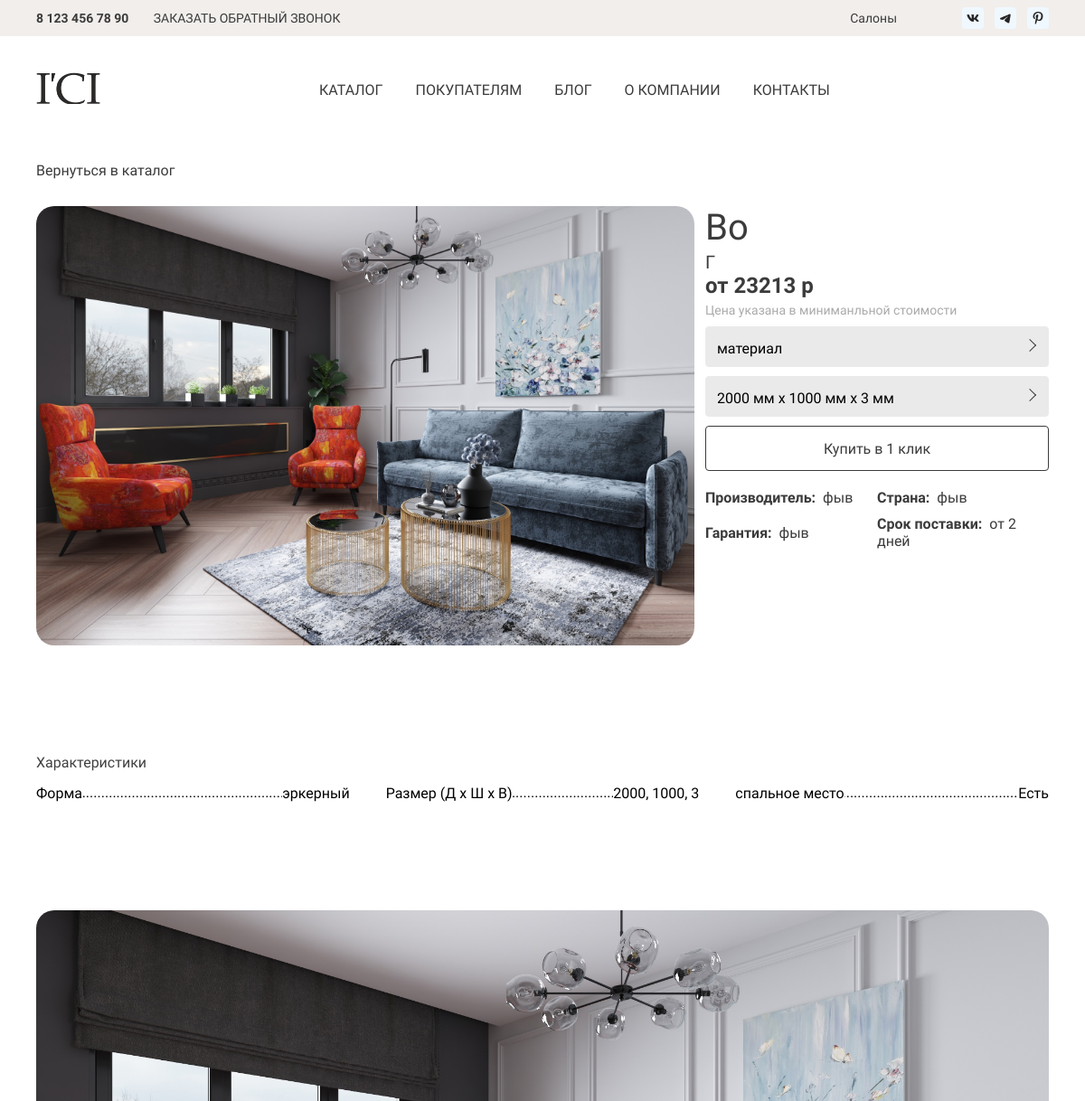
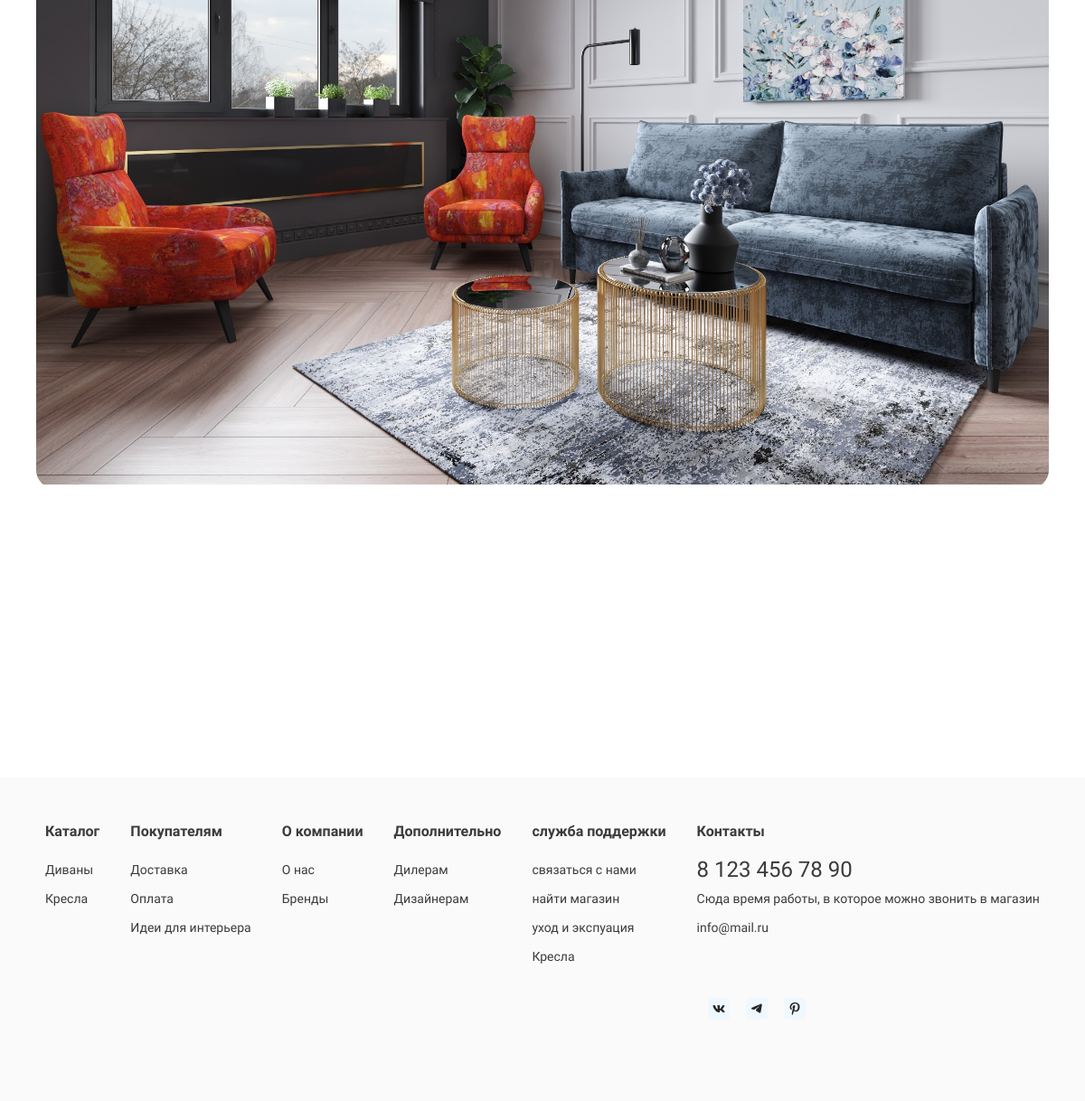
The app's page /store/Диваны/Bo with its own data (2 pictures, top to bottom).
### icistore/models.py (models this page shows, shortened)
class Product(models.Model):
    title = models.CharField(max_length=200, verbose_name="Название", unique=True)
    subtitle = models.ForeignKey(Type, on_delete=models.CASCADE, null=True ,blank=True, verbose_name="Вид")
    description = models.TextField(blank=True, null=True, verbose_name="описание")
    meta_description = models.TextField(blank=True, null=True, verbose_name="SEO описание")
    meta_keywords = models.CharField(max_length=255, blank=True, null=True, verbose_name="SEO ключеве слова")
    category = models.ForeignKey(Category, on_delete=models.CASCADE, verbose_name="Категория", null=True, blank=True)
    materials = models.ManyToManyField(Material, blank=True, verbose_name="Материал ткани",)
    images = models.ManyToManyField(ImageModel, blank=True, verbose_name="Фото", )
    form = models.ForeignKey(FormProduct, on_delete=models.CASCADE, verbose_name="Форма", null=True, blank=True)
    size = models.ForeignKey(Size, on_delete=models.CASCADE, verbose_name="Размер (Д x Ш x В)", null=True, blank=True)
    has_sleeper = models.ForeignKey(Sleeper, on_delete=models.CASCADE, verbose_name="спальное место", null=True, blank=True)
    appearance = models.ForeignKey(Appearance, on_delete=models.CASCADE, verbose_name="Форма спинки", null=True, blank=True)
    supports = models.ForeignKey(Supports, on_delete=models.CASCADE, verbose_name="Опоры", null=True, blank=True)
    armrests = models.ForeignKey(Armrests, on_delete=models.CASCADE, verbose_name="Подлокотники", null=True, blank=True)
    manufacturer = models.CharField(max_length=100, blank=True, verbose_name="Производитель")
    country = models.CharField(max_length=100, blank=True, verbose_name="Страна")
    delivery_days = models.IntegerField(default=0, verbose_name="Доставка в днях")
    warranty = models.CharField(max_length=100, blank=True, verbose_name="гарантия")
    price = models.IntegerField(default=False, blank=True, verbose_name="Цена")
    is_published = models.BooleanField(default=True, verbose_name="Опубликован")
    is_top_product = models.BooleanField(default=False, verbose_name="Популярный")
    class Meta:
        verbose_name = "Продукт"
        verbose_name_plural = "Продукты"
    def __str__(self):
        return f'{self.title}'

class ImageModel(models.Model):
    image = models.ImageField(upload_to=f"{timezone.now().year}/{timezone.now().month:02d}/{timezone.now().day:02d}")
    class Meta:
        verbose_name = "Картинка"
        verbose_name_plural = "Картинки"

class Type(models.Model):
    name = models.CharField(max_length=150 , verbose_name="Вид продукта")
    category = models.ForeignKey(Category, on_delete=models.CASCADE, verbose_name="Категория", blank=True)
    def __str__(self):
        return self.name
    class Meta:
        verbose_name = "Вид изделия"
        verbose_name_plural = "Вид изделия"

class Size(models.Model):
    sizeL = models.CharField(max_length=120, verbose_name="Длина")
    sizeW = models.CharField(max_length=120, verbose_name="Ширина")
    sizeH = models.CharField(max_length=120, verbose_name="Высота")
    category = models.ManyToManyField(Category, verbose_name="Категория",  blank=True)
    class Meta:
        verbose_name = "Габаритные размеры"
        verbose_name_plural = "Габаритные размеры"
    def __str__(self):
        return f"{self.sizeL}, {self.sizeW}, {self.sizeH}"

class FormProduct(models.Model):
    title = models.CharField(max_length=120, verbose_name="Форма")
    category = models.ManyToManyField(Category, verbose_name="Категория", blank=True)
    class Meta:
        verbose_name = "Форма"
        verbose_name_plural = "Форма"
    def __str__(self):
        return self.title

class Sleeper(models.Model):
    title = models.CharField(max_length=20,verbose_name="спальное место")
    category = models.ManyToManyField(Category, verbose_name="Категория",  blank=True)
    class Meta:
        verbose_name = "спальное место"
        verbose_name_plural = "спальное место"
    def __str__(self):
        return f"{self.title}"

class Category(models.Model):
    name = models.CharField(max_length=100, unique=True)
    images = models.ImageField( blank=True, verbose_name="Иконка категории", default="", null=True)
    class Meta:
        verbose_name = "Категория"
        verbose_name_plural = "Категории"
    def __str__(self):
        return self.name

### icistore/views.py (the view)
# urls.py: path('store/<str:category_name>/<str:product_name>', icidetail, name="detail"),
def icidetail(request, category_name ,product_name):
    product = get_object_or_404(Product, title=product_name)
    all_products = Product.objects.filter(subtitle=product.subtitle, category=product.category)
    data_dict = {
        'form': {
            'verbose_name': product._meta.get_field('form').verbose_name,
            'value': product.form
        },
        'size': {
            'verbose_name': product._meta.get_field('size').verbose_name,
            'value': product.size
        },
        'has_sleeper': {
            'verbose_name': product._meta.get_field('has_sleeper').verbose_name,
            'value': product.has_sleeper
        },
        'appearance': {
            'verbose_name': product._meta.get_field('appearance').verbose_name,
            'value': product.appearance
        },
        'supports': {
            'verbose_name': product._meta.get_field('supports').verbose_name,
            'value': product.supports
        },
        'armrests': {
            'verbose_name': product._meta.get_field('armrests').verbose_name,
            'value': product.armrests
        }
    }
    context = {
        'product': product,
        'data_dict' : data_dict
    }
    if len(all_products) > 1:
        context['allproducts'] = all_products
    print(context)
    return render(request, 'icistore/detail.html', context=context)

### icistore/context_processors.py (called while the page is built)
def categories(request):
    categories_list = Category.objects.all()  # Получаем список категорий
    return {'categories': categories_list}

### icistore/templates/icistore/detail.html (shortened to what this page needs)
{% extends 'base.html' %}
{% load static %}
{% block content %}
<main>
        <section class="back">
            <div class="wrapper">
                <a href="{% url 'store' category_name=product.category %}" class="back__link"><img src="" alt="">Вернуться в каталог</a>
            </div>
        </section>
        <section class="detail">
            <div class="wrapper">
                <div class="detail__wrapper">
                    <div class="detail__global-img">
                        {% if product.images.first %}
                                        <img src="{{ product.images.first.image.url }}" alt="{{ moreproduct.title }}" class="product__img">
                                    {% else %}
                                    <img src="{% static 'img/logow.png' %}" alt="Логотип" class="video-logo">
                        {% endif %}
                    </div>
                    <form action="$" class="detail__info">
                        <h1 class="detail__info-title">{{ product.title }}
                        </h1>
                        {% if product.subtitle %}
                        <p class="detail__info-subtitle">{{product.subtitle}}</p>
                        {% endif %}
                        <p class="detail__info-price">от {{product.price}} р</p>
                        <p class="detail__info-price-info">Цена указана в миниманльной стоимости</p>
                        {% if product.materials %}
                        <div id="material" class="detail__list-btn">материал</div>
                        {% endif %}
                        {% if product.size %}
                            <div id="size" class="detail__list-btn">{{ product.size.sizeL }} мм x {{ product.size.sizeW }} мм x {{ product.size.sizeH }}  мм</div>
                            {% endif %}
                        <div id="peopleO"  class="detail__btn">Купить в 1 клик</div>
                        <div class="detail__settings">
                            <div class="detail__settings-item"><span><b>Производитель: &nbsp;</b>{{ product.manufacturer }}</span></div>
                            <div class="detail__settings-item"><span><b>Страна: &nbsp;</b>{{ product.country }}</span></div>
                            <div class="detail__settings-item"><span><b>Гарантия: &nbsp;</b>{{ product.warranty }}</span></div>
                            <div class="detail__settings-item"><span><b>Срок поставки: &nbsp;</b>от {{ product.delivery_days }} дней</span></div>
                        </div>
                    </form>
                </div>
                {% if data_dict %}
                    <div class="detail__features">
                    <h2 class="detail__feature-title">Характеристики</h2>
                        <div class="feature-list">
                            {% for field, data in data_dict.items %}
                                {% if data.value %}
                                    <div class="feature-list__item">
                                        <span class="feature-text">{{ data.verbose_name }}</span>
                                        <span class="feature-text">{{ data.value }}</span>
                                    </div>
                                {% endif %}
                            {% endfor %}
                        </div>
                {% endif %}
                {% if product.images %}
                        <div class="detail__more">
                            {% for image in product.images.all %}
                                {% if product.images.last.image.url != image.image.url %}
                                    <div class="detail__photo"><img src="{{ image.image.url }}" alt="s"></div>
                                 {% endif %}
                                {% endfor %}
                            </div>
                   {% endif %}
                </div>
            </div>
        </section>
    </main>
{% endblock content %}

### templates/footer.html (shortened to what this page needs)
{% load static %}
 <footer class="footer">
    <div class="wrapper footer__wrapper">
        <div class="footer__col">
            <h4 class="title footer__title">Каталог</h4>
            {% for category in categories %}
                <a href="" class="footer__link">{{ category.name }}</a>
            {% endfor %}
        </div>
        <div class="footer__col">
            <h4 class="title footer__title">Покупателям</h4>
            <a href="" class="footer__link">Доставка</a>
            <a href="" class="footer__link">Оплата</a>
            <a href="" class="footer__link">Идеи для интерьера</a>
        </div>
        <div class="footer__col">
            <h4 class="title footer__title">О компании</h4>
            <a href="" class="footer__link">О нас</a>
            <a href="" class="footer__link">Бренды </a>
        </div>
        <div class="footer__col">
            <h4 class="title footer__title">Дополнительно</h4>
            <a href="" class="footer__link">Дилерам</a>
            <a href="" class="footer__link">Дизайнерам </a>
        </div>
        <div class="footer__col">
            <h4 class="title footer__title">служба поддержки</h4>
            <a href="" class="footer__link">связаться с нами</a>
            <a href="" class="footer__link">найти магазин</a>
            <a href="" class="footer__link">уход и экспуация</a>
            <a href="" class="footer__link">Кресла</a>
        </div>
        <div class="footer__col">
            <h4 class="title footer__title">Контакты</h4>
            <a href="" class="footer__link footer__link--phone">8 123 456 78 90</a>
            <a href="" class="footer__link">Сюда время работы, в которое можно
                звонить в магазин</a>
            <a href="" class="footer__link">info@mail.ru</a>
            <div class="social footer__social">
                <a href="#" class="social-link">
                    <img src="{% static 'img/social/vk.png' %}" alt="Социальные сети">
                </a>
                <a href="#" class="social-link">
                    <img src="{% static 'img/social/tg.png' %}" alt="Социальные сети">
                </a>
                <a href="#" class="social-link">
                    <img src="{% static 'img/social/pres.png' %}" alt="Социальные сети">
                </a>
            </div>
        </div>
    </div>
  </footer>

### records on screen
Product: images.first.image (picture), title "Bo", subtitle "Г", price "23213", size.sizeL "2000", size.sizeW "1000", size.sizeH "3", manufacturer "фыв", country "фыв", warranty "фыв", delivery_days "2"
FormProduct: verbose_name "Форма", value "эркерный"
Size: verbose_name "Размер (Д x Ш x В)", value "2000, 1000, 3"
Sleeper: verbose_name "спальное место", value "Есть"
ImageModel: image (picture)
Category: name "Диваны"
Category: name "Кресла"
